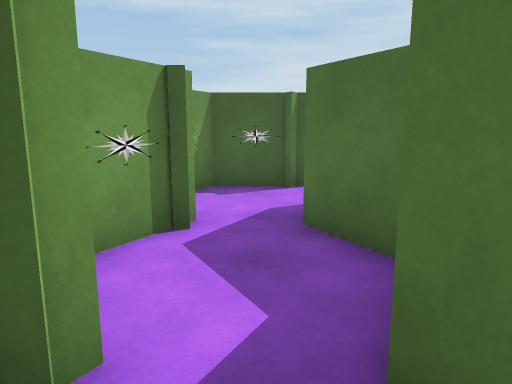
View 1 (above)

13 first-person views from a walk through a scene from a Unity 3-D project. The camera is 1.4 m above the floor, tilts 10° down and sees 70° across. The floor is counted in squares, 1 m on a side. Each view is taken from the middle of a square. On the plan, view 1 faces up. The plan holds only what a view shows up to about 16 squares ahead; the rest is blank. The place goes on beyond the plan.

View 2
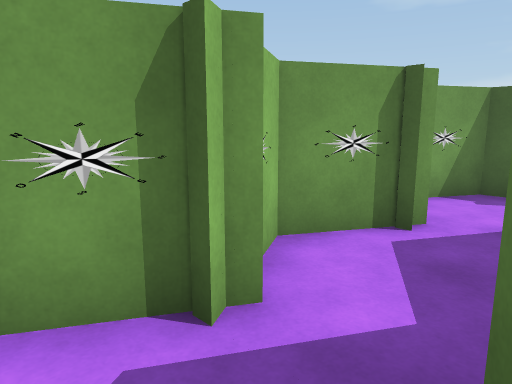

View 3
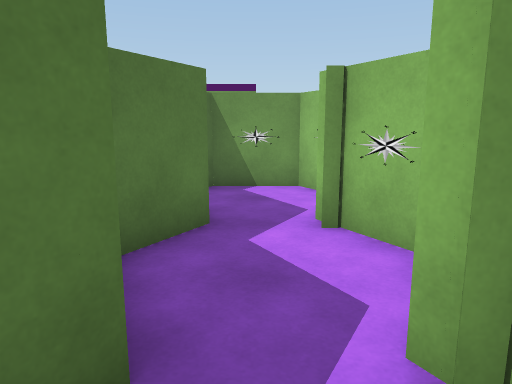

View 4
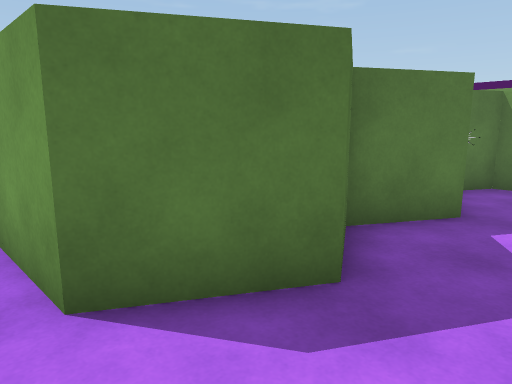

View 5
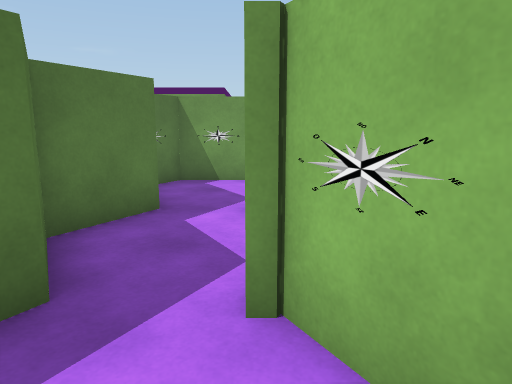

View 6
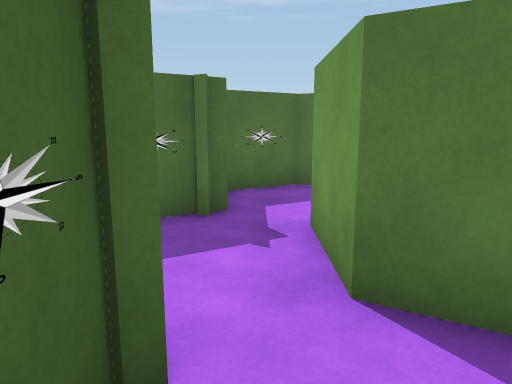

View 7
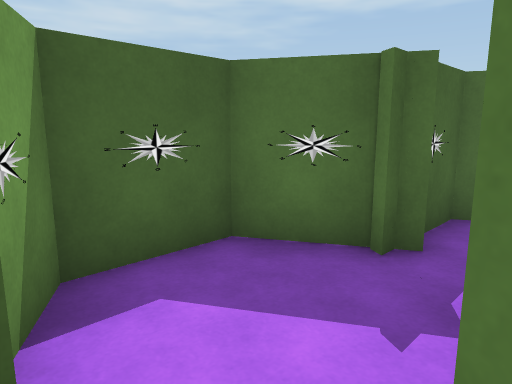

View 8
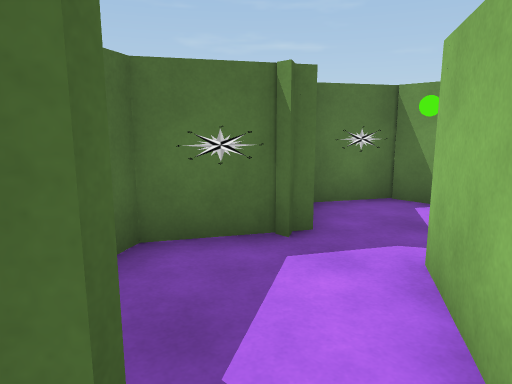

View 9
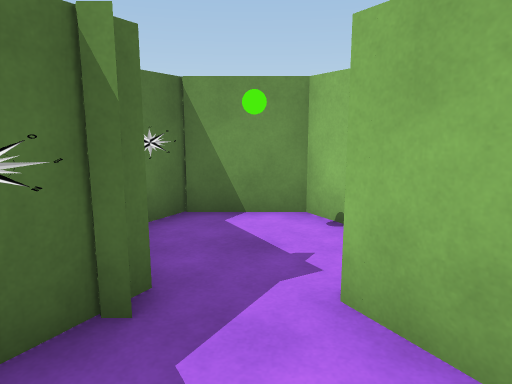

View 10
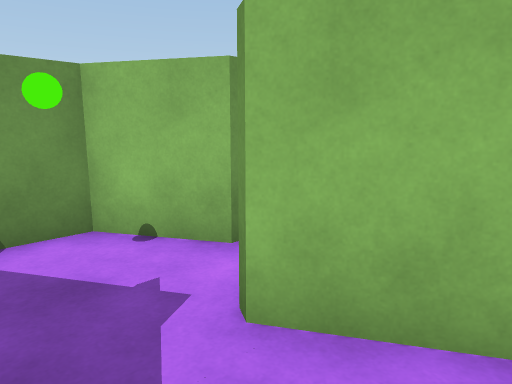

View 11
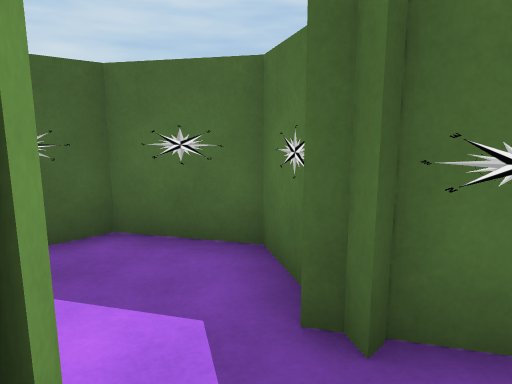

View 12
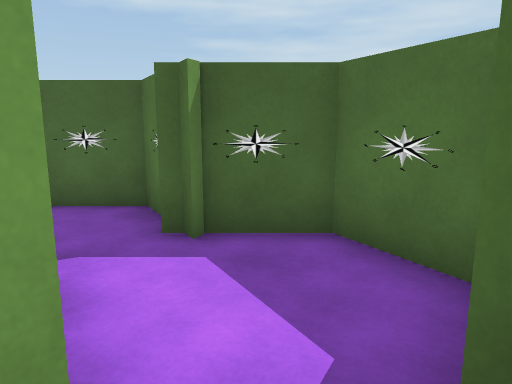

View 13
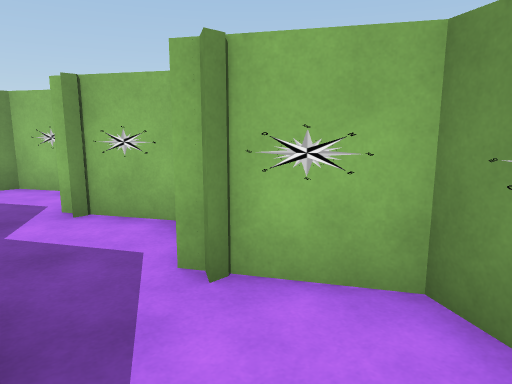

### Floor plan
Points are (right, up) in squares from view 1. A wall is a line through its corners. A room is listed if a view was taken in it or the views show most of it. See-through windows are left out.
Room 1 (views 1, 2)
walls: (1, 1.2) (0.7, 1.7); (-1.7, -0.7) (-1, -1.8) (1, -1.8) (1.5, -1); (-1.2, 1.5) (-1.9, 0.3); (-0.9, 2.1) (-1.1, 1.6)
ways out: opening at (0, 3) to room 6
Room 2 (views 3, 4, 5, 6, 7, 13)
walls: (0.7, 5.2) (1.8, 7.2); (0.8, 8.8) (-1, 8.8) (-2.1, 7) (-1.1, 5.2); (1.4, 8.8) (0.9, 8.8)
ways out: opening at (2, 8) to room 3; opening at (0, 5) to room 6
Room 3 (view 8)
walls: (1.8, 7.2) (4.2, 7.2); (5.2, 8.4) (4, 10.5) (2, 10.5) (1.4, 9.4)
ways out: opening at (2, 8) to room 2; opening at (4, 8) to room 4
Room 4 (views 9, 10)
walls: (4.2, 7.2) (5.3, 5.2); (7.2, 5.4) (8.1, 7) (7, 8.8) (5.2, 8.8); (5.1, 8.8) (4.6, 8.8)
ways out: opening at (4, 8) to room 3; opening at (6, 5) to room 5
Room 5 (views 11, 12)
walls: (7.6, 4.3) (7.2, 5); (4.1, 3.8) (5.2, 2) (7.2, 2) (8.1, 3.5)
ways out: opening at (6, 5) to room 4
objects: green ball (6, 3)
Room 6 (no view inside)
walls: (-1.1, 5.2) (-2.1, 3.5) (-1.2, 1.9); (0.7, 1.7) (1.7, 3.5) (0.7, 5.2)
ways out: opening at (0, 3) to room 1; opening at (0, 5) to room 2

Positions as (right, up) in squares from view 1, and headings:
1: (0, 0), facing up
2: (1, 0), facing up-left
3: (0, 7), facing down
4: (-1, 8), facing down-right
5: (-1, 8), facing down
6: (-1, 8), facing right
7: (1, 7), facing up-right
8: (4, 9), facing down-right
9: (6, 8), facing down
10: (7, 7), facing down-left
11: (5, 4), facing up-right
12: (6, 4), facing up
13: (1, 8), facing down-left
